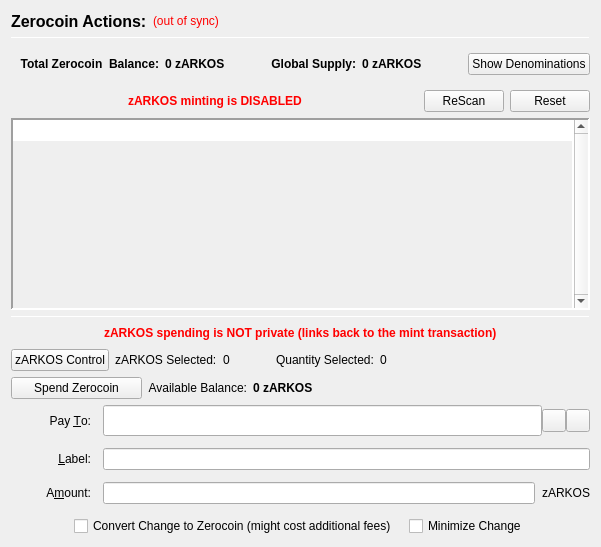
                  <widget class="QFrame" name="verticalFrameLeft">
                   <layout class="QVBoxLayout" name="verticalLayout_2">
                    <item>
                     <layout class="QVBoxLayout" name="verticalLayout_3">
                      <item>
                       <layout class="QHBoxLayout" name="horizontalLayout_3">
                        <item>
                         <widget class="QLabel" name="labelzARKOSActions">
                          <property name="font">
                           <font>
                            <pointsize>12</pointsize>
                            <weight>75</weight>
                            <bold>true</bold>
                           </font>
                          </property>
                          <property name="text">
                           <string>Zerocoin Actions:</string>
                          </property>
                          <property name="alignment">
                           <set>Qt::AlignLeading|Qt::AlignLeft|Qt::AlignVCenter</set>
                          </property>
                         </widget>
                        </item>
                        <item>
                         <widget class="QLabel" name="labelzARKOSSyncStatus">
                          <property name="toolTip">
                           <string>The displayed information may be out of date. Your wallet automatically synchronizes with the ARKOSCOIN network after a connection is established, but this process has not completed yet.</string>
                          </property>
                          <property name="styleSheet">
                           <string notr="true">QLabel { color: red; }</string>
                          </property>
                          <property name="text">
                           <string notr="true">(out of sync)</string>
                          </property>
                          <property name="alignment">
                           <set>Qt::AlignLeading|Qt::AlignLeft|Qt::AlignVCenter</set>
                          </property>
                         </widget>
                        </item>
                        <item>
                         <spacer name="horizontalSpacer">
                          <property name="orientation">
                           <enum>Qt::Horizontal</enum>
                          </property>
                          <property name="sizeHint" stdset="0">
                           <size>
                            <width>40</width>
                            <height>20</height>
                           </size>
                          </property>
                         </spacer>
                        </item>
                       </layout>
                      </item>
                      <item>
                       <widget class="Line" name="lineUpperLeft">
                        <property name="minimumSize">
                         <size>
                          <width>0</width>
                          <height>1</height>
                         </size>
                        </property>
                        <property name="maximumSize">
                         <size>
                          <width>16777215</width>
                          <height>1</height>
                         </size>
                        </property>
                        <property name="frameShadow">
                         <enum>QFrame::Sunken</enum>
                        </property>
                        <property name="orientation">
                         <enum>Qt::Horizontal</enum>
                        </property>
                       </widget>
                      </item>
                      <item>
                       <widget class="QFrame" name="balanceSupplyFrame">
                        <layout class="QHBoxLayout" name="horizontalLayout_2" stretch="0,0,0,1,0">
                         <property name="rightMargin">
                          <number>0</number>
                         </property>
                         <item>
                          <layout class="QHBoxLayout" name="horizontalLayout_34">
                           <item>
                            <widget class="QLabel" name="labelzAvailableText_3">
                             <property name="font">
                              <font>
                               <weight>75</weight>
                               <bold>true</bold>
                              </font>
                             </property>
                             <property name="toolTip">
                              <string>Total Balance including unconfirmed and immature zARKOS</string>
                             </property>
                             <property name="text">
                              <string>Total Zerocoin  Balance:</string>
                             </property>
                             <property name="alignment">
                              <set>Qt::AlignRight|Qt::AlignTrailing|Qt::AlignVCenter</set>
                             </property>
                            </widget>
                           </item>
                           <item>
                            <widget class="QLabel" name="labelzAvailableAmount_4">
                             <property name="minimumSize">
                              <size>
                               <width>40</width>
                               <height>0</height>
                              </size>
                             </property>
                             <property name="font">
                              <font>
                               <weight>75</weight>
                               <bold>true</bold>
                              </font>
                             </property>
                             <property name="toolTip">
                              <string>Total Balance including unconfirmed and immature zARKOS</string>
                             </property>
                             <property name="text">
                              <string>0 zARKOS</string>
                             </property>
                             <property name="alignment">
                              <set>Qt::AlignLeading|Qt::AlignLeft|Qt::AlignVCenter</set>
                             </property>
                            </widget>
                           </item>
                          </layout>
                         </item>
                         <item>
                          <spacer name="horizontalSpacer_32">
                           <property name="orientation">
                            <enum>Qt::Horizontal</enum>
                           </property>
                           <property name="sizeHint" stdset="0">
                            <size>
                             <width>40</width>
                             <height>20</height>
                            </size>
                           </property>
                          </spacer>
                         </item>
                         <item>
                          <layout class="QHBoxLayout" name="horizontalLayout_35">
                           <item>
                            <widget class="QLabel" name="labelZsupplyText_2">
                             <property name="font">
                              <font>
                               <weight>75</weight>
                               <bold>true</bold>
                              </font>
                             </property>
                             <property name="text">
                              <string>Global Supply:</string>
                             </property>
                             <property name="alignment">
                              <set>Qt::AlignRight|Qt::AlignTrailing|Qt::AlignVCenter</set>
                             </property>
                            </widget>
                           </item>
                           <item>
                            <widget class="QLabel" name="labelZsupplyAmount_2">
                             <property name="font">
                              <font>
                               <weight>75</weight>
                               <bold>true</bold>
                              </font>
                             </property>
                             <property name="text">
                              <string>0 zARKOS</string>
                             </property>
                            </widget>
                           </item>
                          </layout>
                         </item>
                         <item>
                          <spacer name="horizontalSpacer_31">
                           <property name="orientation">
                            <enum>Qt::Horizontal</enum>
                           </property>
                           <property name="sizeHint" stdset="0">
                            <size>
                             <width>40</width>
                             <height>20</height>
                            </size>
                           </property>
                          </spacer>
                         </item>
                         <item>
                          <widget class="QPushButton" name="pushButtonShowDenoms">
                           <property name="toolTip">
                            <string>Show zARKOS denominations list</string>
                           </property>
                           <property name="text">
                            <string>Show Denominations</string>
                           </property>
                          </widget>
                         </item>
                        </layout>
                       </widget>
                      </item>
                      <item>
                       <layout class="QHBoxLayout" name="horizontalLayout_4">
                        <item>
                         <spacer name="horizontalSpacer_2">
                          <property name="orientation">
                           <enum>Qt::Horizontal</enum>
                          </property>
                          <property name="sizeHint" stdset="0">
                           <size>
                            <width>40</width>
                            <height>20</height>
                           </size>
                          </property>
                         </spacer>
                        </item>
                        <item>
                         <widget class="QLabel" name="label">
                          <property name="styleSheet">
                           <string notr="true">color: red;
font-weight: bold;</string>
                          </property>
                          <property name="text">
                           <string>zARKOS minting is DISABLED</string>
                          </property>
                         </widget>
                        </item>
                        <item>
                         <spacer name="horizontalSpacer_3">
                          <property name="orientation">
                           <enum>Qt::Horizontal</enum>
                          </property>
                          <property name="sizeHint" stdset="0">
                           <size>
                            <width>40</width>
                            <height>20</height>
                           </size>
                          </property>
                         </spacer>
                        </item>
                        <item>
                         <widget class="QPushButton" name="pushButtonMintReset">
                          <property name="maximumSize">
                           <size>
                            <width>80</width>
                            <height>16777215</height>
                           </size>
                          </property>
                          <property name="toolTip">
                           <string>Rescan the complete blockchain for  Zerocoin mints and their meta-data.</string>
                          </property>
                          <property name="text">
                           <string>ReScan</string>
                          </property>
                         </widget>
                        </item>
                        <item>
                         <widget class="QPushButton" name="pushButtonSpentReset">
                          <property name="maximumSize">
                           <size>
                            <width>80</width>
                            <height>16777215</height>
                           </size>
                          </property>
                          <property name="toolTip">
                           <string>Reset Zerocoin Wallet DB. Deletes transactions that did not make it into the blockchain.</string>
                          </property>
                          <property name="text">
                           <string>Reset</string>
                          </property>
                         </widget>
                        </item>
                       </layout>
                      </item>
                      <item>
                       <widget class="QPlainTextEdit" name="TEMintStatus">
                        <property name="font">
                         <font>
                          <pointsize>8</pointsize>
                         </font>
                        </property>
                        <property name="toolTip">
                         <string>Status and/or Mesages from the last Mint Action.</string>
                        </property>
                        <property name="frameShape">
                         <enum>QFrame::Panel</enum>
                        </property>
                        <property name="frameShadow">
                         <enum>QFrame::Sunken</enum>
                        </property>
                        <property name="lineWidth">
                         <number>2</number>
                        </property>
                        <property name="midLineWidth">
                         <number>2</number>
                        </property>
                        <property name="verticalScrollBarPolicy">
                         <enum>Qt::ScrollBarAlwaysOn</enum>
                        </property>
                        <property name="horizontalScrollBarPolicy">
                         <enum>Qt::ScrollBarAlwaysOff</enum>
                        </property>
                        <property name="readOnly">
                         <bool>true</bool>
                        </property>
                        <property name="plainText">
                         <string notr="true"/>
                        </property>
                        <property name="backgroundVisible">
                         <bool>true</bool>
                        </property>
                       </widget>
                      </item>
                      <item>
                       <widget class="Line" name="line">
                        <property name="minimumSize">
                         <size>
                          <width>0</width>
                          <height>1</height>
                         </size>
                        </property>
                        <property name="maximumSize">
                         <size>
                          <width>16777215</width>
                          <height>1</height>
                         </size>
                        </property>
                        <property name="orientation">
                         <enum>Qt::Horizontal</enum>
                        </property>
                       </widget>
                      </item>
                      <item>
                       <layout class="QHBoxLayout" name="horizontalLayout_7">
                        <item>
                         <spacer name="horizontalSpacer_18">
                          <property name="orientation">
                           <enum>Qt::Horizontal</enum>
                          </property>
                          <property name="sizeHint" stdset="0">
                           <size>
                            <width>40</width>
                            <height>20</height>
                           </size>
                          </property>
                         </spacer>
                        </item>
                        <item>
                         <widget class="QLabel" name="label_2">
                          <property name="styleSheet">
                           <string notr="true">color: red;
font-weight: bold;</string>
                          </property>
                          <property name="text">
                           <string>zARKOS spending is NOT private (links back to the mint transaction)</string>
                          </property>
                         </widget>
                        </item>
                        <item>
                         <spacer name="horizontalSpacer_30">
                          <property name="orientation">
                           <enum>Qt::Horizontal</enum>
                          </property>
                          <property name="sizeHint" stdset="0">
                           <size>
                            <width>40</width>
                            <height>20</height>
                           </size>
                          </property>
                         </spacer>
                        </item>
                       </layout>
                      </item>
                      <item>
                       <layout class="QHBoxLayout" name="horizontalLayout_24">
                        <property name="leftMargin">
                         <number>0</number>
                        </property>
                        <property name="bottomMargin">
                         <number>0</number>
                        </property>
                        <item>
                         <widget class="QPushButton" name="pushButtonZPivControl">
                          <property name="text">
                           <string>zARKOS Control</string>
                          </property>
                         </widget>
                        </item>
                        <item>
                         <widget class="QLabel" name="labelzPivSelected">
                          <property name="text">
                           <string>zARKOS Selected:</string>
                          </property>
                         </widget>
                        </item>
                        <item>
                         <widget class="QLabel" name="labelzPivSelected_int">
                          <property name="text">
                           <string>0</string>
                          </property>
                         </widget>
                        </item>
                        <item>
                         <spacer name="horizontalSpacer_17">
                          <property name="orientation">
                           <enum>Qt::Horizontal</enum>
                          </property>
                          <property name="sizeType">
                           <enum>QSizePolicy::Fixed</enum>
                          </property>
                          <property name="sizeHint" stdset="0">
                           <size>
                            <width>40</width>
                            <height>20</height>
                           </size>
                          </property>
                         </spacer>
                        </item>
                        <item>
                         <widget class="QLabel" name="labelQuantitySelected">
                          <property name="text">
                           <string>Quantity Selected:</string>
                          </property>
                         </widget>
                        </item>
                        <item>
                         <widget class="QLabel" name="labelQuantitySelected_int">
                          <property name="text">
                           <string>0</string>
                          </property>
                         </widget>
                        </item>
                        <item>
                         <spacer name="horizontalSpacer_19">
                          <property name="orientation">
                           <enum>Qt::Horizontal</enum>
                          </property>
                          <property name="sizeHint" stdset="0">
                           <size>
                            <width>40</width>
                            <height>20</height>
                           </size>
                          </property>
                         </spacer>
                        </item>
                       </layout>
                      </item>
                      <item>
                       <layout class="QHBoxLayout" name="horizontalLayout_6">
                        <item>
                         <widget class="QPushButton" name="pushButtonSpendzARKOS">
                          <property name="minimumSize">
                           <size>
                            <width>131</width>
                            <height>0</height>
                           </size>
                          </property>
                          <property name="toolTip">
                           <string>Spend Zerocoin. Without 'Pay To:' address creates payments to yourself.</string>
                          </property>
                          <property name="text">
                           <string>Spend Zerocoin</string>
                          </property>
                         </widget>
                        </item>
                        <item>
                         <widget class="QLabel" name="labelzARKOSBalanceText">
                          <property name="toolTip">
                           <string>Available (mature and spendable) zARKOS for spending</string>
                          </property>
                          <property name="text">
                           <string>Available Balance:</string>
                          </property>
                          <property name="alignment">
                           <set>Qt::AlignRight|Qt::AlignTrailing|Qt::AlignVCenter</set>
                          </property>
                         </widget>
                        </item>
                        <item>
                         <widget class="QLabel" name="labelzAvailableAmount_2">
                          <property name="font">
                           <font>
                            <weight>75</weight>
                            <bold>true</bold>
                           </font>
                          </property>
                          <property name="toolTip">
                           <string>Available (mature and spendable) zARKOS for spending

zARKOS are mature when they have more than 20 confirmations AND more than 2 mints of the same denomination after them were minted</string>
                          </property>
                          <property name="text">
                           <string>0 zARKOS</string>
                          </property>
                          <property name="alignment">
                           <set>Qt::AlignLeading|Qt::AlignLeft|Qt::AlignVCenter</set>
                          </property>
                         </widget>
                        </item>
                        <item>
                         <spacer name="horizontalSpacer_4">
                          <property name="orientation">
                           <enum>Qt::Horizontal</enum>
                          </property>
                          <property name="sizeHint" stdset="0">
                           <size>
                            <width>40</width>
                            <height>20</height>
                           </size>
                          </property>
                         </spacer>
                        </item>
                       </layout>
                      </item>
                      <item>
                       <layout class="QGridLayout" name="gridLayout_7">
                        <property name="spacing">
                         <number>12</number>
                        </property>
                        <item row="0" column="0">
                         <widget class="QLabel" name="payToLabel">
                          <property name="minimumSize">
                           <size>
                            <width>80</width>
                            <height>0</height>
                           </size>
                          </property>
                          <property name="text">
                           <string>Pay &amp;To:</string>
                          </property>
                          <property name="alignment">
                           <set>Qt::AlignRight|Qt::AlignTrailing|Qt::AlignVCenter</set>
                          </property>
                          <property name="buddy">
                           <cstring>payTo</cstring>
                          </property>
                         </widget>
                        </item>
                        <item row="0" column="1">
                         <layout class="QHBoxLayout" name="payToLayout">
                          <property name="spacing">
                           <number>0</number>
                          </property>
                          <item>
                           <widget class="QValidatedLineEdit" name="payTo">
                            <property name="enabled">
                             <bool>true</bool>
                            </property>
                            <property name="minimumSize">
                             <size>
                              <width>0</width>
                              <height>31</height>
                             </size>
                            </property>
                            <property name="toolTip">
                             <string>The ARKOSCOIN address to send the payment to. Creates local payment to yourself when empty.</string>
                            </property>
                           </widget>
                          </item>
                          <item>
                           <widget class="QToolButton" name="addressBookButton">
                            <property name="toolTip">
                             <string>Choose previously used address</string>
                            </property>
                            <property name="text">
                             <string/>
                            </property>
                            <property name="icon">
                             <iconset resource="../arkoscoin.qrc">
                              <normaloff>:/icons/address-book</normaloff>:/icons/address-book</iconset>
                            </property>
                            <property name="shortcut">
                             <string>Alt+A</string>
                            </property>
                           </widget>
                          </item>
                          <item>
                           <widget class="QToolButton" name="pasteButton">
                            <property name="toolTip">
                             <string>Paste address from clipboard</string>
                            </property>
                            <property name="text">
                             <string/>
                            </property>
                            <property name="icon">
                             <iconset resource="../arkoscoin.qrc">
                              <normaloff>:/icons/editpaste</normaloff>:/icons/editpaste</iconset>
                            </property>
                            <property name="shortcut">
                             <string>Alt+P</string>
                            </property>
                           </widget>
                          </item>
                         </layout>
                        </item>
                        <item row="1" column="0">
                         <widget class="QLabel" name="labelLabel">
                          <property name="minimumSize">
                           <size>
                            <width>80</width>
                            <height>0</height>
                           </size>
                          </property>
                          <property name="text">
                           <string>&amp;Label:</string>
                          </property>
                          <property name="alignment">
                           <set>Qt::AlignRight|Qt::AlignTrailing|Qt::AlignVCenter</set>
                          </property>
                          <property name="buddy">
                           <cstring>addAsLabel</cstring>
                          </property>
                         </widget>
                        </item>
                        <item row="1" column="1">
                         <widget class="QLineEdit" name="addAsLabel">
                          <property name="toolTip">
                           <string>Enter a label for this address to add it to the list of used addresses</string>
                          </property>
                         </widget>
                        </item>
                        <item row="2" column="0">
                         <widget class="QLabel" name="amountLabel">
                          <property name="minimumSize">
                           <size>
                            <width>80</width>
                            <height>0</height>
                           </size>
                          </property>
                          <property name="text">
                           <string>A&amp;mount:</string>
                          </property>
                          <property name="alignment">
                           <set>Qt::AlignRight|Qt::AlignTrailing|Qt::AlignVCenter</set>
                          </property>
                          <property name="buddy">
                           <cstring>zARKOSpayAmount</cstring>
                          </property>
                         </widget>
                        </item>
                        <item row="2" column="1">
                         <layout class="QHBoxLayout" name="horizontalLayout_9">
                          <property name="spacing">
                           <number>0</number>
                          </property>
                          <item>
                           <widget class="QLineEdit" name="zARKOSpayAmount"/>
                          </item>
                          <item>
                           <widget class="QLabel" name="labelzARKOS">
                            <property name="minimumSize">
                             <size>
                              <width>55</width>
                              <height>0</height>
                             </size>
                            </property>
                            <property name="text">
                             <string>zARKOS</string>
                            </property>
                            <property name="alignment">
                             <set>Qt::AlignRight|Qt::AlignTrailing|Qt::AlignVCenter</set>
                            </property>
                           </widget>
                          </item>
                         </layout>
                        </item>
                        <item row="3" column="0" colspan="2">
                         <layout class="QHBoxLayout" name="horizontalLayout_10">
                          <item>
                           <spacer name="horizontalSpacer_5">
                            <property name="orientation">
                             <enum>Qt::Horizontal</enum>
                            </property>
                            <property name="sizeHint" stdset="0">
                             <size>
                              <width>40</width>
                              <height>20</height>
                             </size>
                            </property>
                           </spacer>
                          </item>
                          <item>
                           <widget class="QCheckBox" name="checkBoxMintChange">
                            <property name="sizePolicy">
                             <sizepolicy hsizetype="MinimumExpanding" vsizetype="Fixed">
                              <horstretch>0</horstretch>
                              <verstretch>0</verstretch>
                             </sizepolicy>
                            </property>
                            <property name="layoutDirection">
                             <enum>Qt::LeftToRight</enum>
                            </property>
                            <property name="text">
                             <string>Convert Change to Zerocoin (might cost additional fees)</string>
                            </property>
                           </widget>
                          </item>
                          <item>
                           <widget class="QCheckBox" name="checkBoxMinimizeChange">
                            <property name="toolTip">
                             <string>If checked, the wallet tries to minimize the returning change instead of minimizing the number of spent denominations.</string>
                            </property>
                            <property name="text">
                             <string>Minimize Change</string>
                            </property>
                           </widget>
                          </item>
                          <item>
                           <spacer name="horizontalSpacer_6">
                            <property name="orientation">
                             <enum>Qt::Horizontal</enum>
                            </property>
                            <property name="sizeHint" stdset="0">
                             <size>
                              <width>40</width>
                              <height>20</height>
                             </size>
                            </property>
                           </spacer>
                          </item>
                         </layout>
                        </item>
                       </layout>
                      </item>
                     </layout>
                    </item>
                   </layout>
                  </widget>
